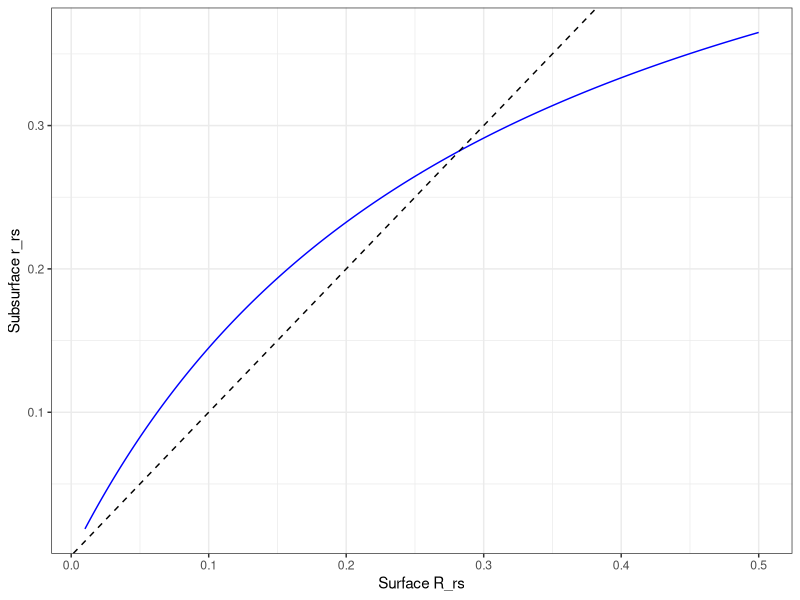

Source code (R):
## ---- chunk 1
knitr::opts_chunk$set(echo = TRUE)
library(tidyverse)
## ---- chunk 2
xx <- seq(0.01, 0.5, by = 0.001)
yy = xx/(0.52 + 1.7*xx)

data.frame(xx, yy) %>%
  ggplot(aes(x = xx, y = yy)) +
  geom_line(col = 'blue') +
  geom_abline(slope = 1, intercept = 0, lty = 2) +
  theme_bw() +
  xlab('Surface R_rs') + ylab('Subsurface r_rs')
